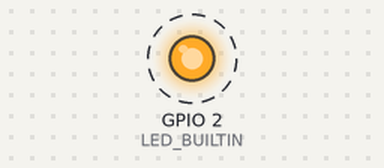
Bench run of a program on a simulated ESP32. Parts: output pins drawn as LEDs (lit = HIGH). Dashed ring = blinking.

Above: at 0.1 s.
Timing chart, 0 to 3.0 s (numbered marks = the images above):
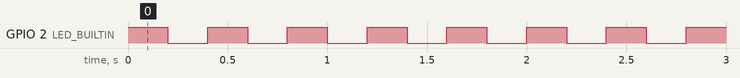

The program:

main.cpp
```cpp
/**
 * Blink
 *
 * Turns on an LED on for one second,
 * then off for one second, repeatedly.
 */
#include "Arduino.h"

// Set LED_BUILTIN if it is not defined by Arduino framework
#define LED_BUILTIN 2

void setup()
{
  // initialize LED digital pin as an output.
  pinMode(LED_BUILTIN, OUTPUT);
}

void loop()
{
  // turn the LED on (HIGH is the voltage level)
  digitalWrite(LED_BUILTIN, HIGH);

  // wait for a second
  delay(200);

  // turn the LED off by making the voltage LOW
  digitalWrite(LED_BUILTIN, LOW);

  // wait for a second
  delay(200);
}
```

Measured:
- by itself, GPIO 2 (LED_BUILTIN): alternates HIGH for 0.20 s and LOW for 0.20 s
